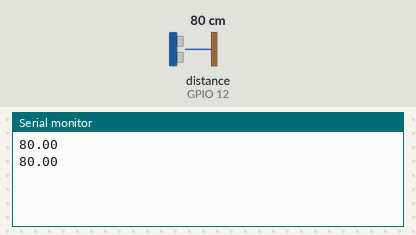
Bench run of a program on a simulated ESP32. Parts: the last lines printed to the serial monitor. The inputs (shaded band) are chosen by the test bench; at power-on: distance to the obstacle (sensor on GPIO 12) 80 cm. The echo pulse lasts 58.3 µs per cm.

Above: at 1.8 s.
1.9 s: distance to the obstacle (sensor on GPIO 12) set to 2 cm
At 2.8 s:
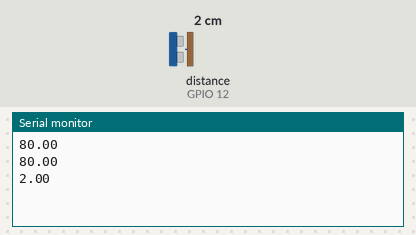
3.4 s: distance to the obstacle (sensor on GPIO 12) set to 4 cm
At 4.8 s:
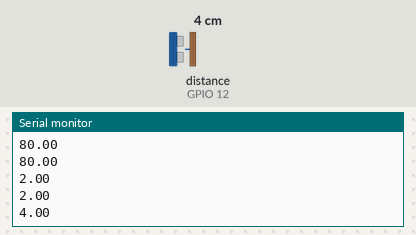
Timing chart, 0 to 6.4 s (numbered marks = the images above; inputs shaded):
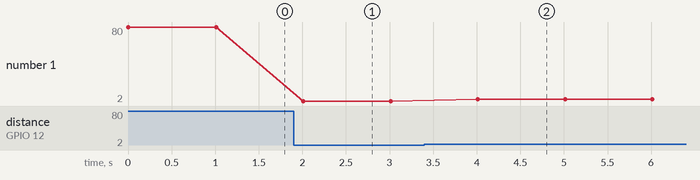

The program:

main.cpp
```cpp
#include <Arduino.h>
//#include <HCSR04.h>
#include <HCSR04.h>

// Initialize sensor that uses digital pins 13 and 12.
const byte triggerPin = 13;
const byte echoPin = 12;
float distance, ml;
UltraSonicDistanceSensor distanceSensor(triggerPin, echoPin);

void setup () {
    Serial.begin(9600);  // We initialize serial connection so that we could print values from sensor.
}

void loop () {
    // Every 500 miliseconds, do a measurement using the sensor and print the distance in centimeters.
    distance = distanceSensor.measureDistanceCm();
   // ml = distance*0.02;
    Serial.println(distance);

    //Serial.print(" in cm");
    delay(1000);

/*
this case will be resolve with the arduino map() function
all we need is to convert values from cm into ml by handling it

3.1 cm = 100% of the tank volume, so the tank is full
11.25 cm = 0% of the tank volume, so the tank is epmty

maube try another function


*/


}
```

Measured:
- after the input at 1.9 s, the serial monitor: prints a new line after 0.11 s (image 1)
- after the input at 3.4 s, the serial monitor: prints a new line after 0.61 s (image 2)
- plotted number 1: 80 → 2 after the input at 1.9 s, 2 → 4 after the input at 3.4 s
